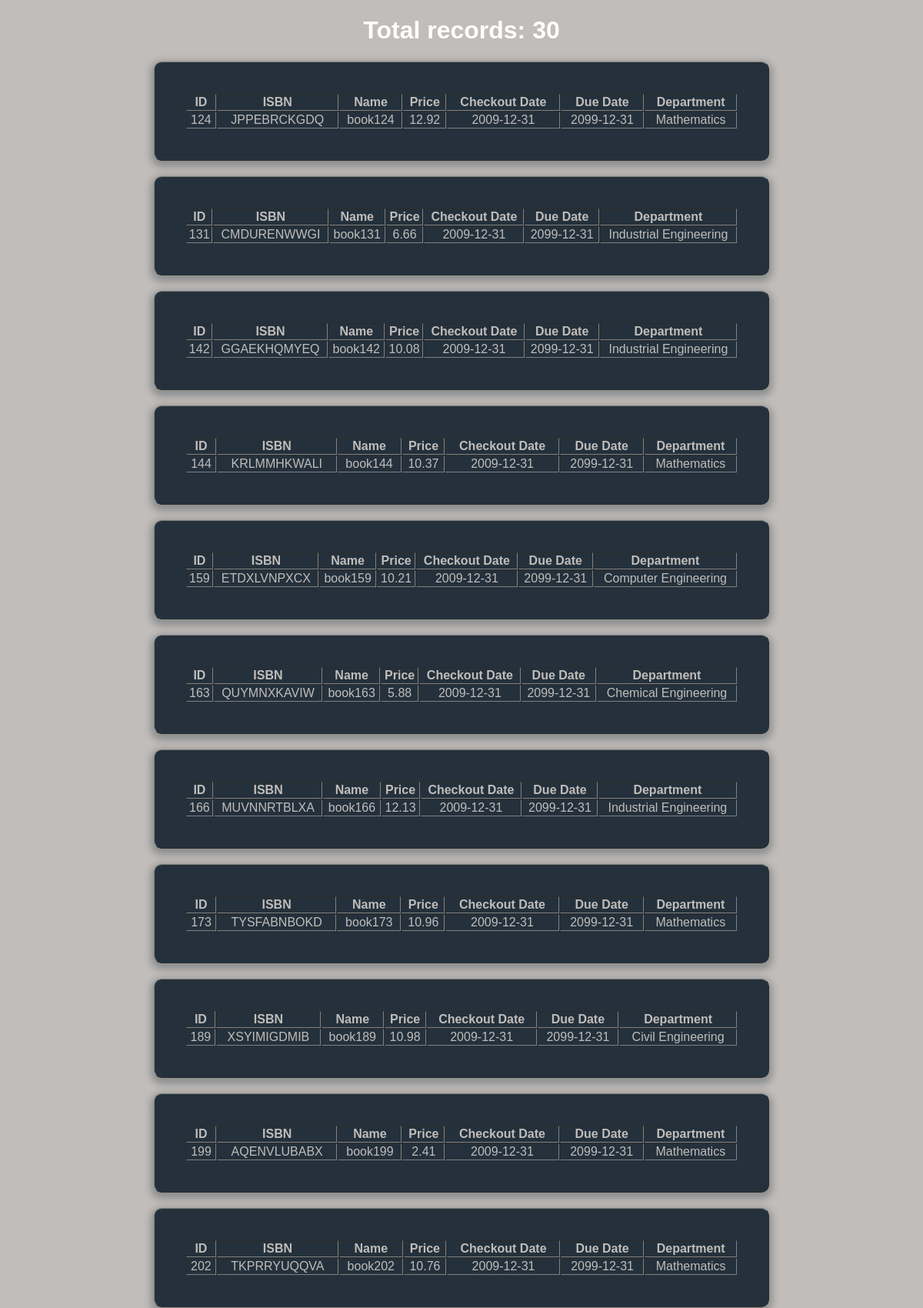
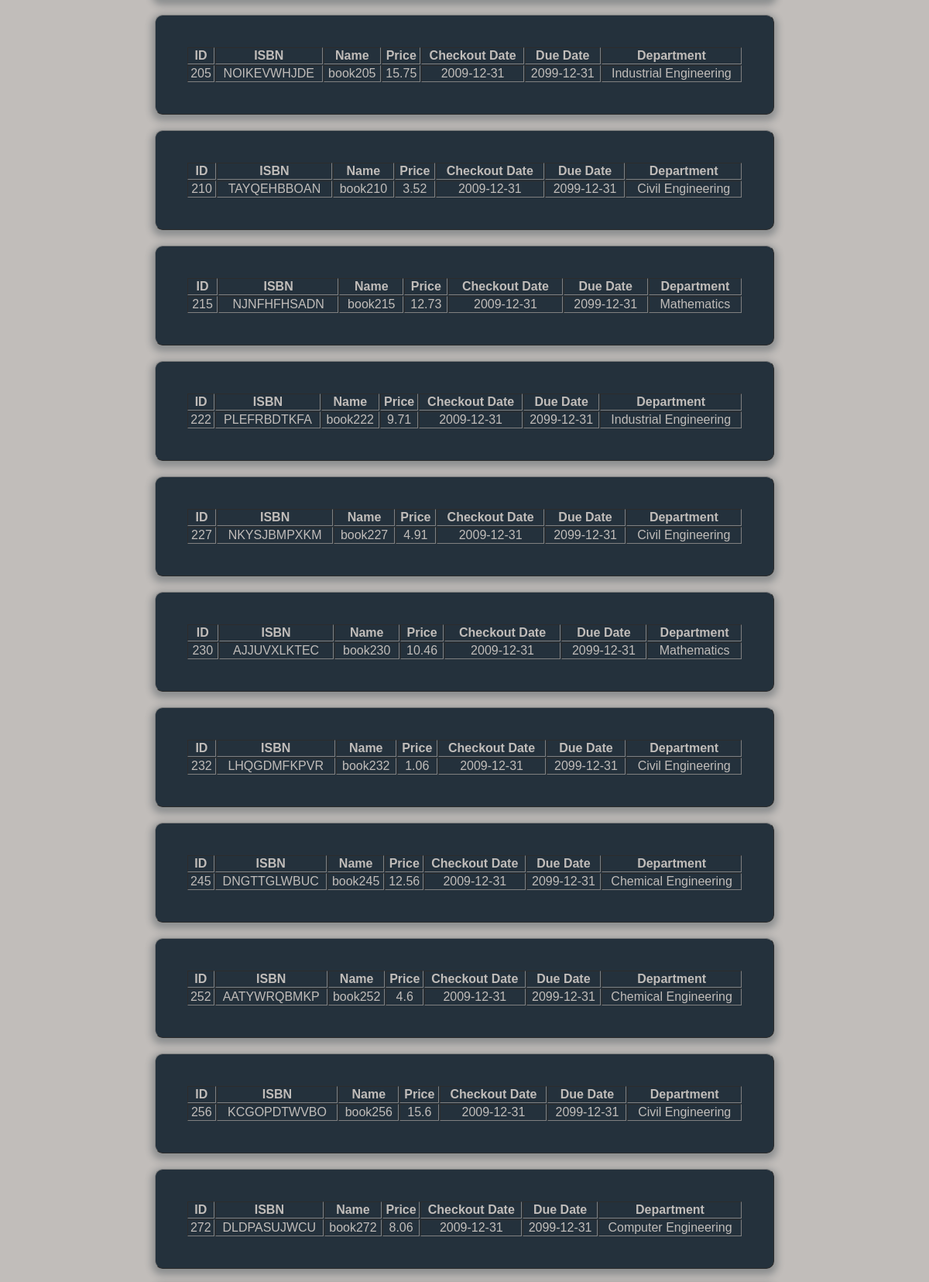
Page /booktrackingsystem/bookforstudent.php (upper part) on the committed database (2 pictures, top to bottom).
### tables this page shows
CREATE TABLE `book` (
  `book_id` int(11) NOT NULL,
  `ISBN` varchar(80) NOT NULL,
  `book_name` varchar(45) NOT NULL,
  `price` double NOT NULL,
  `due_date` date NOT NULL DEFAULT '2099-12-31',
  `dept_id` int(11) NOT NULL,
  `checkout_date` date NOT NULL DEFAULT '2099-12-31'
);

CREATE TABLE `dept` (
  `dept_id` int(11) NOT NULL,
  `dept_name` varchar(40) NOT NULL
);

### booktrackingsystem/bookforstudent.php (the view, shortened to what this page needs)
<?php
require 'booktrackingdb.php'
?>
<?php
$sql = "SELECT * FROM book WHERE book_id > 100 AND book_id < 300 AND due_date = '2099-12-31' ORDER BY book_id";
$records = $mysqli->query($sql) or die($mysqli->error);
$counter = $records->num_rows;
?>
<!DOCTYPE html>
<html>
<head>
	<link rel="stylesheet" type="text/css" href="css/displaybookstyle.css">
	<h1><?php echo 'Total records: '.$counter ?></h1>
</head>
<body>
	<div>
		<?php
			while($book = $records->fetch_assoc()){
				$dept_result = $mysqli->query("SELECT * FROM dept WHERE dept_id = ".$book['dept_id']);
				$dept_name = $dept_result->fetch_assoc()['dept_name'];
				echo "<table class=form width=100% border=1 cellpadding=1 cellspacing=1>";
				echo "<tr>";
				echo "<th>ID</th>";
				echo "<th>ISBN</th>";
				echo "<th>Name</th>";
				echo "<th>Price</th>";
				echo "<th>Checkout Date</th>";
				echo "<th>Due Date</th>";
				echo "<th>Department</th>";
				echo "</tr>";
				echo "<tr class=field-wrap>";
				echo "<td>".$book['book_id']."</td>";
				echo "<td>".$book['ISBN']."</td>";
				echo "<td>".$book['book_name']."</td>";
				echo "<td>".$book['price']."</td>";
				echo "<td>".$book['checkout_date']."</td>";
				echo "<td>".$book['due_date']."</td>";
				echo "<td>".$dept_name."</td>";
				echo "</tr>";
				echo "</table>";
			}
		?>
	</div>
</body>
</html>

### booktrackingsystem/css/displaybookstyle.css (style rules this page uses)
body { background: url(bgimage.jpg), #c1bdba; font-family: 'Titillium Web', sans-serif; }
.form { background: rgba(19, 35, 47, 0.9); padding: 40px; max-width: 800px; margin: 20px auto; border-radius: 10px; box-shadow: 0 4px 10px 4px rgba(19, 35, 47, 0.3); }
table { color: #c1bdba; text-align: center; }
.field-wrap { position: relative; margin-bottom: 40px; }

### booktrackingsystem/bookforstudent.php (style rules this page uses)
h1 { color:white;text-align: center; }

### rows in the picture
book: book_id "124", ISBN "JPPEBRCKGDQ", book_name "book124", price "12.92", checkout_date "2009-12-31", due_date "2099-12-31", dept.dept_name "Mathematics"
book: book_id "131", ISBN "CMDURENWWGI", book_name "book131", price "6.66", checkout_date "2009-12-31", due_date "2099-12-31", dept.dept_name "Industrial Engineering"
book: book_id "142", ISBN "GGAEKHQMYEQ", book_name "book142", price "10.08", checkout_date "2009-12-31", due_date "2099-12-31", dept.dept_name "Industrial Engineering"
book: book_id "144", ISBN "KRLMMHKWALI", book_name "book144", price "10.37", checkout_date "2009-12-31", due_date "2099-12-31", dept.dept_name "Mathematics"
book: book_id "159", ISBN "ETDXLVNPXCX", book_name "book159", price "10.21", checkout_date "2009-12-31", due_date "2099-12-31", dept.dept_name "Computer Engineering"
book: book_id "163", ISBN "QUYMNXKAVIW", book_name "book163", price "5.88", checkout_date "2009-12-31", due_date "2099-12-31", dept.dept_name "Chemical Engineering"
book: book_id "166", ISBN "MUVNNRTBLXA", book_name "book166", price "12.13", checkout_date "2009-12-31", due_date "2099-12-31", dept.dept_name "Industrial Engineering"
book: book_id "173", ISBN "TYSFABNBOKD", book_name "book173", price "10.96", checkout_date "2009-12-31", due_date "2099-12-31", dept.dept_name "Mathematics"
book: book_id "189", ISBN "XSYIMIGDMIB", book_name "book189", price "10.98", checkout_date "2009-12-31", due_date "2099-12-31", dept.dept_name "Civil Engineering"
book: book_id "199", ISBN "AQENVLUBABX", book_name "book199", price "2.41", checkout_date "2009-12-31", due_date "2099-12-31", dept.dept_name "Mathematics"
book: book_id "202", ISBN "TKPRRYUQQVA", book_name "book202", price "10.76", checkout_date "2009-12-31", due_date "2099-12-31", dept.dept_name "Mathematics"
book: book_id "205", ISBN "NOIKEVWHJDE", book_name "book205", price "15.75", checkout_date "2009-12-31", due_date "2099-12-31", dept.dept_name "Industrial Engineering"
book: book_id "210", ISBN "TAYQEHBBOAN", book_name "book210", price "3.52", checkout_date "2009-12-31", due_date "2099-12-31", dept.dept_name "Civil Engineering"
book: book_id "215", ISBN "NJNFHFHSADN", book_name "book215", price "12.73", checkout_date "2009-12-31", due_date "2099-12-31", dept.dept_name "Mathematics"
book: book_id "222", ISBN "PLEFRBDTKFA", book_name "book222", price "9.71", checkout_date "2009-12-31", due_date "2099-12-31", dept.dept_name "Industrial Engineering"
book: book_id "227", ISBN "NKYSJBMPXKM", book_name "book227", price "4.91", checkout_date "2009-12-31", due_date "2099-12-31", dept.dept_name "Civil Engineering"
book: book_id "230", ISBN "AJJUVXLKTEC", book_name "book230", price "10.46", checkout_date "2009-12-31", due_date "2099-12-31", dept.dept_name "Mathematics"
book: book_id "232", ISBN "LHQGDMFKPVR", book_name "book232", price "1.06", checkout_date "2009-12-31", due_date "2099-12-31", dept.dept_name "Civil Engineering"
book: book_id "245", ISBN "DNGTTGLWBUC", book_name "book245", price "12.56", checkout_date "2009-12-31", due_date "2099-12-31", dept.dept_name "Chemical Engineering"
book: book_id "252", ISBN "AATYWRQBMKP", book_name "book252", price "4.6", checkout_date "2009-12-31", due_date "2099-12-31", dept.dept_name "Chemical Engineering"
book: book_id "256", ISBN "KCGOPDTWVBO", book_name "book256", price "15.6", checkout_date "2009-12-31", due_date "2099-12-31", dept.dept_name "Civil Engineering"
book: book_id "272", ISBN "DLDPASUJWCU", book_name "book272", price "8.06", checkout_date "2009-12-31", due_date "2099-12-31", dept.dept_name "Computer Engineering"

### other values in the picture
$counter "30"
